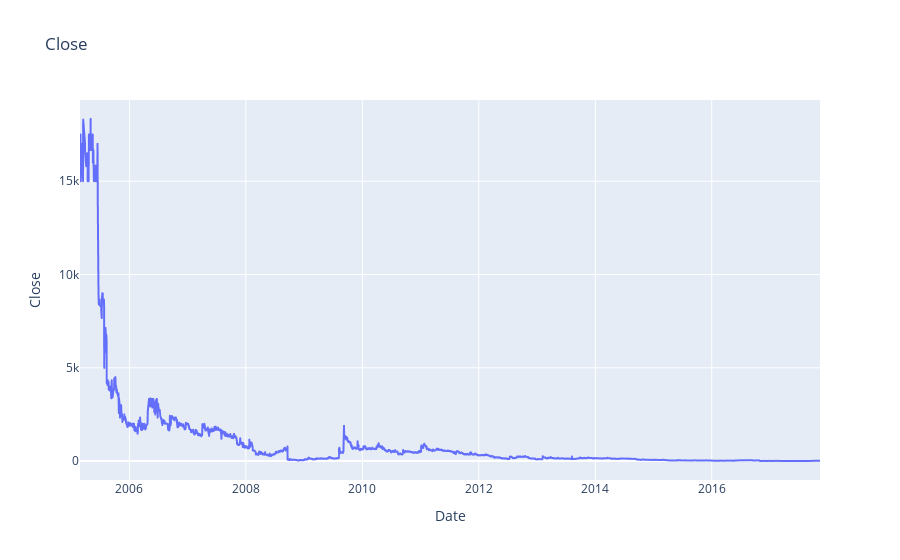

The notebook cell this image was saved under:
### Markdown cell above
## Exploratory Data Analysis

### Code cell
px.line(df, x="Date", y="Close", title='Close')

### Figure 1 — Plotly figure (JSON) as saved in the notebook; plotly's stock layout.template omitted (floating-point values rounded to 4 significant figures; data arrays with more than 128 entries replaced by an {"elided": "..."} marker saying what was removed)
{"data": [{"hovertemplate": "Date=%{x}<br>Close=%{y}<extra></extra>", "legendgroup": "", "line": {"color": "#636efa", "dash": "solid"}, "marker": {"symbol": "circle"}, "mode": "lines", "name": "", "showlegend": false, "type": "scattergl", "x": {"elided": "3125 str values"}, "xaxis": "x", "y": {"elided": "3125 float values"}, "yaxis": "y"}], "layout": {"legend": {"tracegroupgap": 0}, "title": {"text": "Close"}, "xaxis": {"anchor": "y", "domain": [0, 1], "title": {"text": "Date"}}, "yaxis": {"anchor": "x", "domain": [0, 1], "title": {"text": "Close"}}}}
